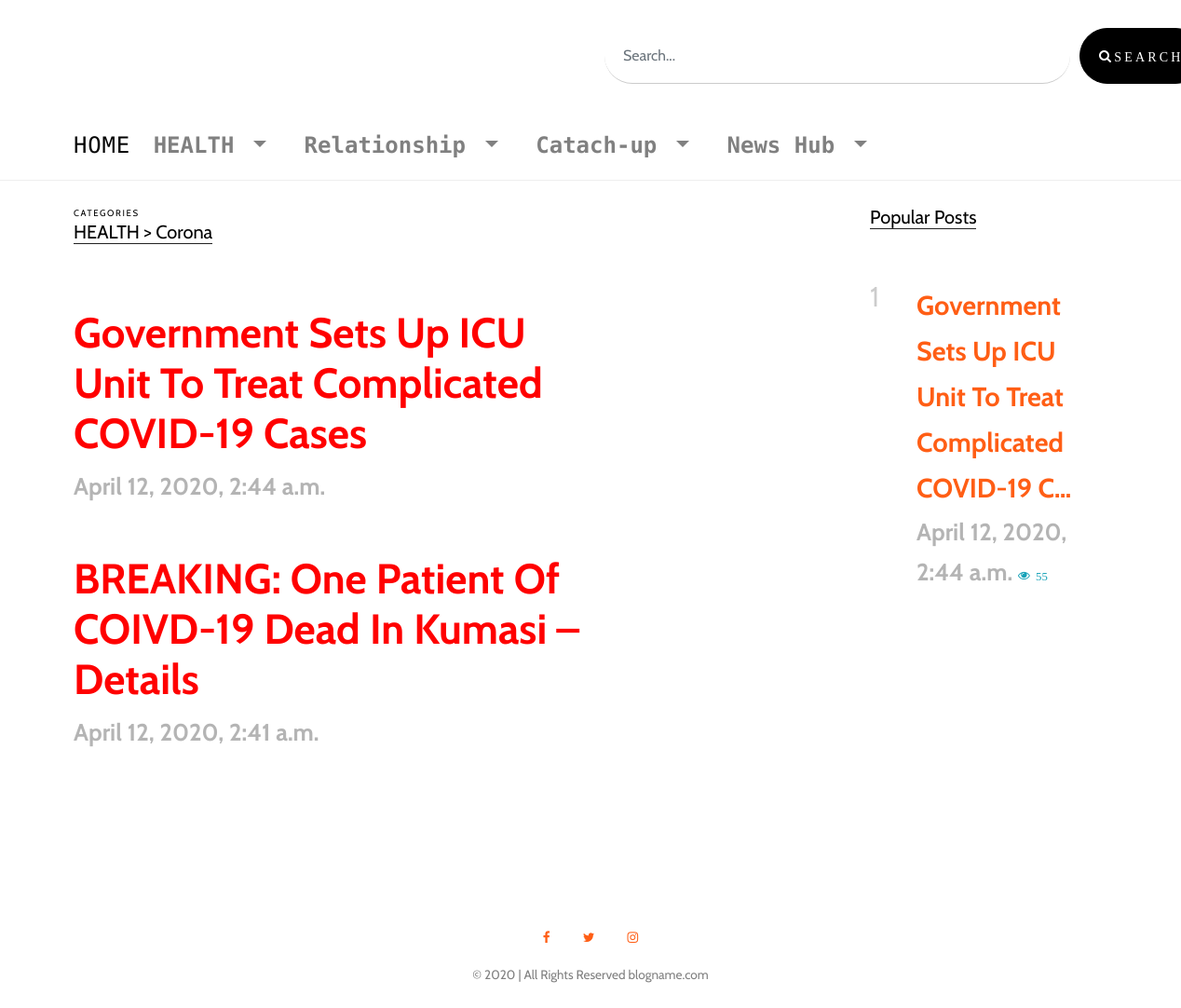
Page /category/8/HEALTH/ on the earlier database version.
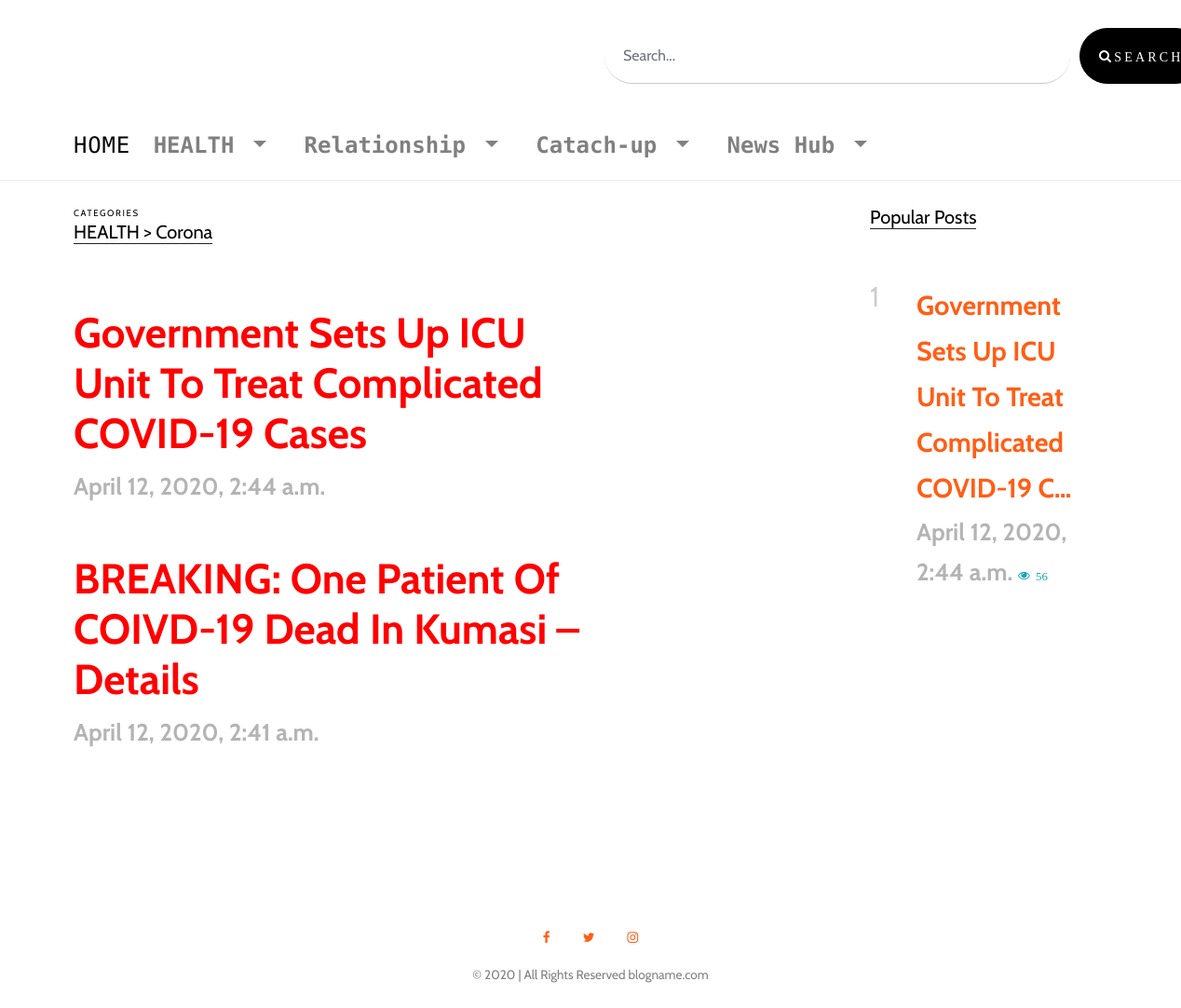
Same page on the later database version.
### blogsite/models.py (models this page shows, shortened)
class BaseModel(models.Model):
    date_add = models.DateTimeField(auto_now_add=True)
    date_updated = models.DateTimeField(auto_now=True)
    class Meta:
        abstract =True

class Article(BaseModel):
    subcategory = models.ForeignKey(Subcategory,on_delete=models.CASCADE,related_name='articles')
    title = models.CharField(max_length=500)
    image = models.ImageField(upload_to='%d-%m-%Y/images',blank=True, null=True)
    story=RichTextField()
    active = models.BooleanField(default=True)
    created_by = models.ForeignKey(CustomUser,on_delete=models.DO_NOTHING,related_name='author_writings')
    slug = models.SlugField()
    tags = TaggableManager()
    total_views = models.PositiveIntegerField(default=0)
    source =  models.URLField(help_text='source link',blank=True, null=True)
    class Meta:
        ordering = ['-date_updated']
    def get_absolute_url(self):
        return reverse('blogsite:detail', args=[str(self.slug),str(self.id)])

### blogsite/views.py (the view)
# urls.py: path('category/<int:id>/<str:category>/',views.articleCategory,name='category'),
def  articleCategory(request,category,id):
    navbar_items = Category.objects.all()
    category = get_object_or_404(Subcategory,id=id)
    articles = category.articles.order_by('-date_updated')
    popular_post = category.articles.filter(total_views__gte=10).order_by('-total_views')
    paginator = Paginator(articles, 10)
    page = request.GET.get('page')
    try:
        articles_pag= paginator.page(page)
    except PageNotAnInteger:
        articles_pag = paginator.page(1)
    except EmptyPage:
        articles_pag = paginator.page(paginator.num_pages)
    context = {
        'navbar_items':navbar_items,
        'article':articles_pag,
        'category':category,
        'popular_post':popular_post,
    }
    return render(request,'blog/article_category.html',context)

### blogsite/models.py (called while the page is built)
    def __str__(self):
        return self.name

    def __str__(self):
        return '{} > {}'.format(self.category,self.name)

### templates/blog/article_category.html (shortened to what this page needs)
{% extends "base.html" %}
{% load static %}
{% load bootstrap_pagination %}
{% block body %}
<body data-spy="scroll" data-target=".site-navbar-target" data-offset="300">
    <div class="site-navbar py-2 js-sticky-header site-navbar-target d-none pl-0 d-lg-block" role="banner">
      <div class="container">
        <div class="d-flex align-items-center">
          <div class="mr-auto">
            <nav class="site-navigation position-relative text-right" role="navigation">
              <ul class="site-menu main-menu js-clone-nav mr-auto d-none pl-0 d-lg-block">
                <li>
                  <a style="font-size: x-large;" class="active" href="{% url 'blogsite:home' %}">
                    Home
                  </a>
                </li>
                {% for category  in navbar_items  %}
                <li class="nav-link text-left nav-item dropdown" is="dropdown">
                  <div  style="cursor: pointer;" class="dropdown-toggle" id="dropdownMenuButton" data-toggle="dropdown" aria-haspopup="true"
                    aria-expanded="false">
                    {{category.name}}
                  </div>
                </li>
                {% endfor %}
              </ul>
            </nav>
          </div>
        </div>
      </div>
    </div>
  </div>
    <div class="site-section">
      <div class="container">
        <div class="row">
          <div class="col-lg-9">
            <div class="section-title">
              <span class="caption d-block small">Categories</span>
              <h2>{{category}}</h2>
            </div>
            {% for articles in article %}
            <div class="post-entry-2 d-flex">
              <div class="thumbnail order-md-2" style="background-image: url('{{articles.image.url}}')"></div>
              <div class="contents order-md-1 pl-0">
                <h2><a class="article"style="color:red; font-weight: 900; font-size: 3em;" href="{{articles.get_absolute_url}}">{{articles.title|truncatechars:70}}</a></h2>
                <div class="post-meta">
                  <span class="date-read"style="font-weight: 900; font-size: 2em">{{articles.date_updated}}</span>
                </div>
              </div>
            </div>
            {% endfor %}
          </div>
          <div class="col-lg-3">
            <div class="section-title">
              <h2>Popular Posts</h2>
            </div>
            {% for popular_posts in popular_post %}
            <div class="trend-entry d-flex">
              <div class="number align-self-start">{{forloop.counter}}</div>
              <div class="trend-contents">
                <a class="post" style="font-weight: 900; font-size: 2em" href="{{popular_posts.get_absolute_url}}">{{popular_posts.title|truncatechars:60}}</a>
                <div class="post-meta">
                  <span class="date-read" style="font-weight: 900; font-size: 2em">{{popular_posts.date_updated}} </span>
                  <span class="icon-eye text-info"> {{popular_posts.total_views}}</span>
                </div>
              </div>
            </div>
            {% endfor %}
          </div>
        </div>
      </div>
    </div>
  </div>
{% endblock body %}

Differences in the rows shown:
changed Article "Government Sets Up ICU Unit To Treat Complicated COVID-19 Cases": total_views "55" → "56"
